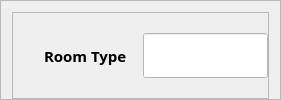
                                <widget class="QFrame" name="frame_23">
                                 <property name="sizePolicy">
                                  <sizepolicy hsizetype="Expanding" vsizetype="Preferred">
                                   <horstretch>0</horstretch>
                                   <verstretch>0</verstretch>
                                  </sizepolicy>
                                 </property>
                                 <property name="frameShape">
                                  <enum>QFrame::StyledPanel</enum>
                                 </property>
                                 <property name="frameShadow">
                                  <enum>QFrame::Raised</enum>
                                 </property>
                                 <layout class="QVBoxLayout" name="verticalLayout_27">
                                  <property name="spacing">
                                   <number>10</number>
                                  </property>
                                  <property name="bottomMargin">
                                   <number>0</number>
                                  </property>
                                  <item>
                                   <widget class="QFrame" name="frame_24">
                                    <property name="styleSheet">
                                     <string notr="true"/>
                                    </property>
                                    <property name="frameShape">
                                     <enum>QFrame::StyledPanel</enum>
                                    </property>
                                    <property name="frameShadow">
                                     <enum>QFrame::Raised</enum>
                                    </property>
                                    <layout class="QHBoxLayout" name="horizontalLayout_20">
                                     <property name="leftMargin">
                                      <number>0</number>
                                     </property>
                                     <property name="topMargin">
                                      <number>3</number>
                                     </property>
                                     <property name="rightMargin">
                                      <number>0</number>
                                     </property>
                                     <property name="bottomMargin">
                                      <number>3</number>
                                     </property>
                                     <item>
                                      <widget class="QLabel" name="label_62">
                                       <property name="minimumSize">
                                        <size>
                                         <width>25</width>
                                         <height>25</height>
                                        </size>
                                       </property>
                                       <property name="maximumSize">
                                        <size>
                                         <width>25</width>
                                         <height>25</height>
                                        </size>
                                       </property>
                                       <property name="text">
                                        <string/>
                                       </property>
                                       <property name="pixmap">
                                        <pixmap>edit.svg</pixmap>
                                       </property>
                                       <property name="scaledContents">
                                        <bool>true</bool>
                                       </property>
                                      </widget>
                                     </item>
                                     <item>
                                      <widget class="QLabel" name="label_63">
                                       <property name="font">
                                        <font>
                                         <family>Century Gothic</family>
                                         <pointsize>11</pointsize>
                                         <weight>75</weight>
                                         <bold>true</bold>
                                        </font>
                                       </property>
                                       <property name="text">
                                        <string>Room Type</string>
                                       </property>
                                      </widget>
                                     </item>
                                     <item>
                                      <spacer name="horizontalSpacer_57">
                                       <property name="orientation">
                                        <enum>Qt::Horizontal</enum>
                                       </property>
                                       <property name="sizeType">
                                        <enum>QSizePolicy::Fixed</enum>
                                       </property>
                                       <property name="sizeHint" stdset="0">
                                        <size>
                                         <width>10</width>
                                         <height>20</height>
                                        </size>
                                       </property>
                                      </spacer>
                                     </item>
                                     <item>
                                      <widget class="QLineEdit" name="txtARroomtype">
                                       <property name="minimumSize">
                                        <size>
                                         <width>0</width>
                                         <height>45</height>
                                        </size>
                                       </property>
                                       <property name="font">
                                        <font>
                                         <family>Century Gothic</family>
                                         <pointsize>10</pointsize>
                                        </font>
                                       </property>
                                       <property name="styleSheet">
                                        <string notr="true">background-color: rgb(255, 255, 255);</string>
                                       </property>
                                      </widget>
                                     </item>
                                    </layout>
                                   </widget>
                                  </item>
                                 </layout>
                                </widget>
